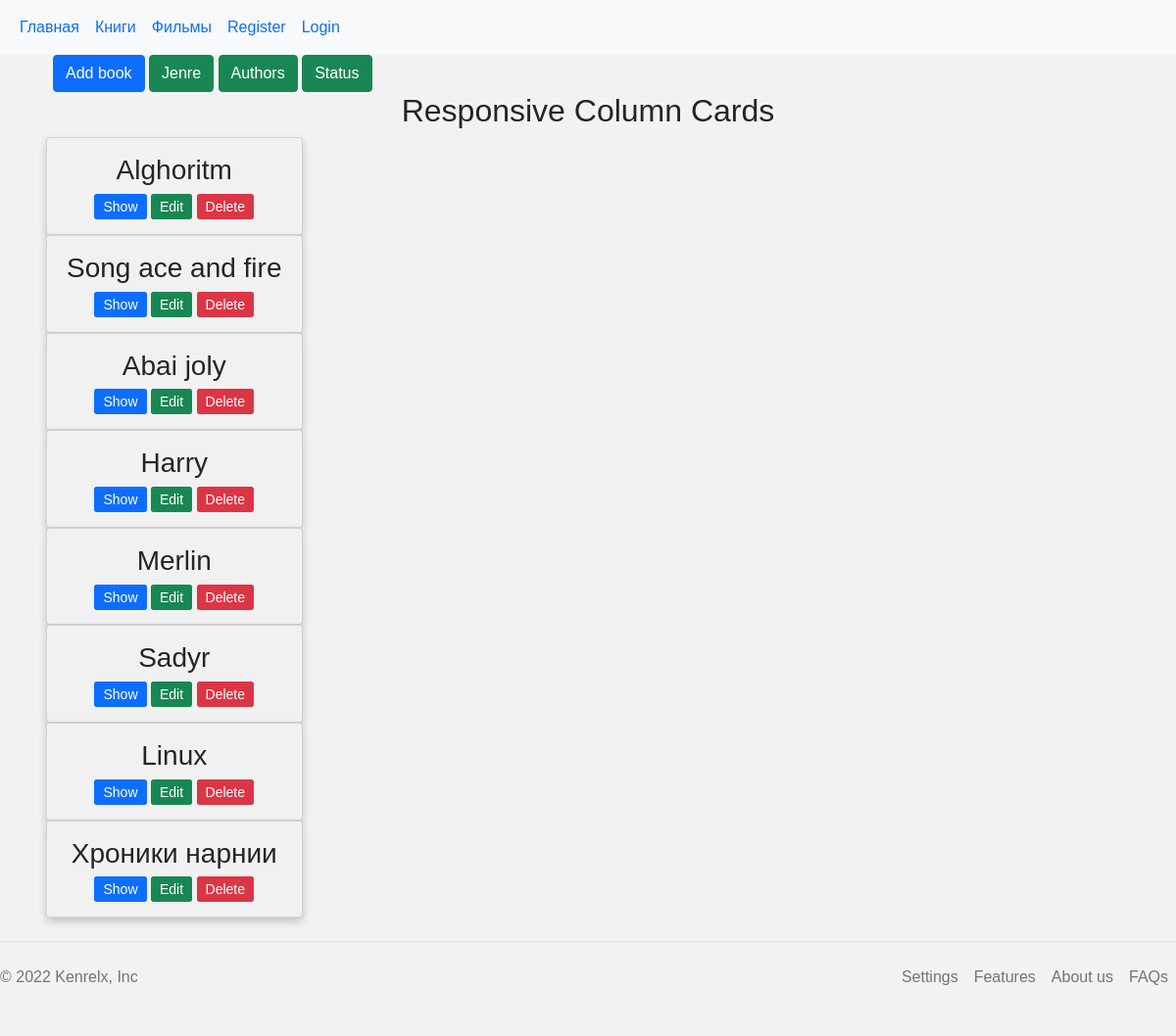
Before: /books with the older database file.
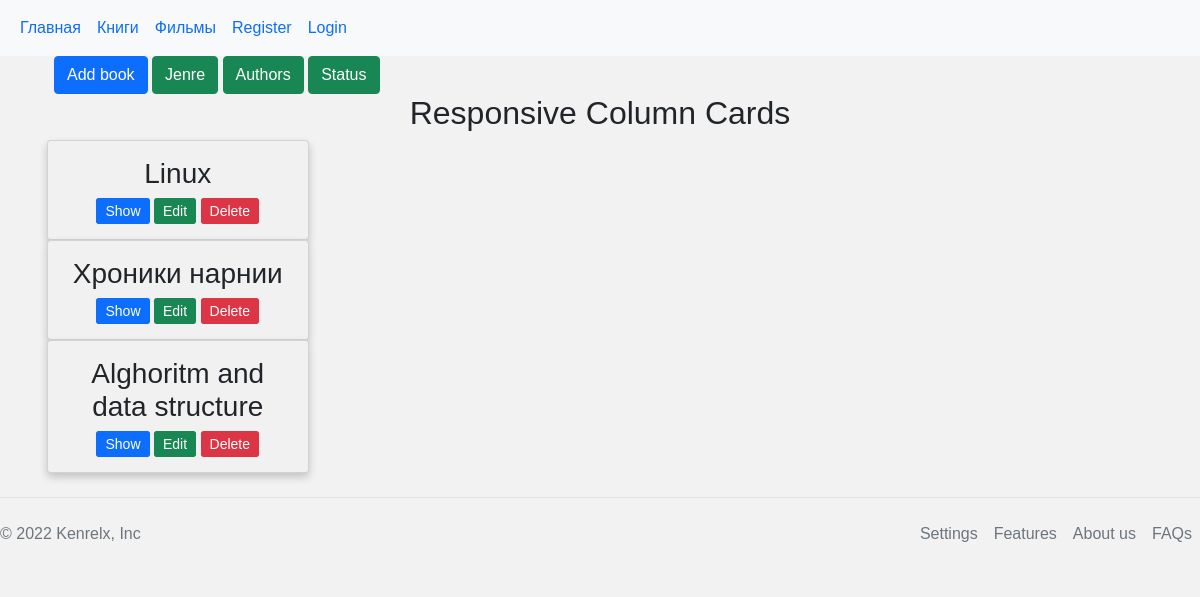
After: the same page with the newer database file.
### tables this page shows
CREATE TABLE books (
    id INTEGER PRIMARY KEY AUTOINCREMENT,
    title TEXT UNIQUE NOT NULL,
    description TEXT NOT NULL,
    author_id INTEGER NOT NULL,
    jenre_id INTEGER NOT NULL,
    status_id INTEGER NOT NULL,
    FOREIGN KEY (author_id) REFERENCES authors (id),
    FOREIGN KEY (jenre_id) REFERENCES jenre (id),
    FOREIGN KEY (status_id) REFERENCES status (id)

);

### library/book.py (the view)
@bp.route('/books')
def books():   # Функция для главной страницы сайта
    db = get_db()
    books = db.execute(
       'SELECT  books.id, title, description,author_id,jenre_id, status_id, jenre.name '
        ' FROM books  JOIN jenre  ON books.jenre_id = jenre.id'
    ).fetchall()
    title = 'Books'
    return render_template('book/books.html',title=title,menus=menus, books=books )

### library/auth.py (called while the page is built)
@bp.before_app_request
def load_logged_in_user():
    user_id = session.get('user_id')
    if user_id is None:
        g.user = None
    else:
        g.user = get_db().execute(
            'SELECT * FROM users WHERE id = ?', (user_id,)
        ).fetchone()

### library/db.py (called while the page is built)
def get_db():
    if 'db' not in g:
        g.db = sqlite3.connect(
            current_app.config['DATABASE'],
            detect_types=sqlite3.PARSE_DECLTYPES
        )
        g.db.row_factory = sqlite3.Row
    return g.db

### library/templates/book/books.html (shortened to what this page needs)
{% extends 'base.html' %}
{% block style %} <link rel="stylesheet" href="/static/css/books.css"> {% endblock %}
{% block content %}
<div class="container">
    <div class="container" >
        <a href="add_book"> <button  type="button" class="btn btn-primary">Add book</button></a>
        <a href="jenre"> <button type="button" class="btn btn-primary btn-success" >Jenre</button></a>
          <a href="authors"> <button type="button" class="btn btn-primary btn-success ">Authors</button></a>
          <a href="status"> <button type="button" class="btn btn-primary btn-success ">Status</button></a>
</div>
<h2>Responsive Column Cards</h2>
{% for book in books %}
<div class="row">
  <div class="column">
    <div class="card">
      <h3>{{ book['title'] }}</h3>
      <div>
      <a class="btn btn-primary btn-sm btn-books "  href="books/show_book/{{ book['id'] }}" role="button">Show</a>
      <a class="   btn btn-primary btn-sm btn-success btn-books "   href="books/edit_book/{{ book['id'] }}" role="button">Edit</a>
      <a class="  btn btn-primary btn-sm btn-danger btn-books "   href="books/delete_book/{{ book['id'] }}" role="button" onclick="return confirm('Are you sure that delete this book?')">Delete</a>
    </div>
    </div>
  </div>
</div>
{% endfor %}
</div>
{% endblock %}

### library/templates/base.html (shortened to what this page needs)
<!DOCTYPE html>
<html lang="en">
<head>
    <link rel="stylesheet" href="/static/css/bootstrap.min.css">
    <link rel="stylesheet" href="/static/css/style.css">
    {% block style %} {% endblock %}
</head>
<body>
    <header>
<nav class="navbar navbar-expand-sm bg-light">
    <div class="container-fluid">
      <ul class="navbar-nav">
        {% for menu in menus %}
        <li class="nav-item">
          <a class="nav-link" href="{{ menu['url']}}">{{ menu['name'] }}</a>
        </li>
        {% endfor %}
        {% if g.user['username'] %}
        <li class="nav-item">
          <a class="nav-link" href="#">{{ g.user['username'] }}</a>
        </li>
        {% else %}
        <li class="nav-item">
            <a class="nav-link" href="{{ url_for('auth.register') }}">Register</a>
          </li>
          <li class="nav-item">
            <a class="nav-link" href="{{ url_for('auth.login') }}">Login</a>
          </li>
          {% endif %}
      </ul>
    </div>
  </nav>
    </header>
    {% block content %}
    {% endblock %}
      <footer class="  d-flex flex-wrap justify-content-between align-items-center py-3 my-4 border-top">
        <p class="col-md-4 mb-0 text-muted">&copy; 2022 Kenrelx, Inc</p>
        <a href="/" class="col-md-4 d-flex align-items-center justify-content-center mb-3 mb-md-0 me-md-auto link-dark text-decoration-none">
          <svg class="bi me-2" width="40" height="32"><use xlink:href="#bootstrap"/></svg>
        </a>
        <ul class=" nav col-md-4 justify-content-end">
          <li class="nav-item"><a href="#" class="nav-link px-2 text-muted">Settings</a></li>
          <li class="nav-item"><a href="#" class="nav-link px-2 text-muted">Features</a></li>
          <li class="nav-item"><a href="#" class="nav-link px-2 text-muted">About us</a></li>
          <li class="nav-item"><a href="#" class="nav-link px-2 text-muted">FAQs</a></li>
        </ul>
      </footer>
</body>
</html>

### library/static/css/style.css (style rules this page uses)
body { background-color: #f2f2f2; }

### library/static/css/books.css (style rules this page uses)
* { box-sizing: border-box; }
body { font-family: Arial, Helvetica, sans-serif; }
.column { float: left; width: 25%; padding: 0 10px; }
.row { margin: 0 -5px; }
.row:after { content: ""; display: table; clear: both; }
.card { box-shadow: 0 4px 8px 0 rgba(0, 0, 0, 0.2); padding: 16px; text-align: center; background-color: #f1f1f1; }
h2 { text-align: center; }
.btn-books { display: inline; width: fit-content; }

Changed rows visible on the page:
removed books: title "Alghoritm"
removed books: title "Song ace and fire"
removed books: title "Abai joly"
removed books: title "Harry"
removed books: title "Merlin"
removed books: title "Sadyr"
added books: title "Alghoritm and data structure"
